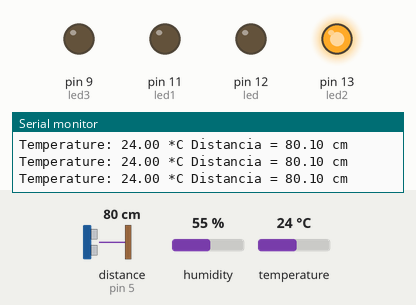
Recording of a sketch running on a simulated Arduino Uno, built with avr-gcc and run on an emulated ATmega328P. Shown: output pins drawn as LEDs (lit = HIGH), the last lines printed to the serial monitor. Wiring (inferred from the names in the program): ultrasonic range finder: trigger pin 6; echo pin 5. Dashed ring = blinking. The test bench sets the inputs (shaded band); at power-on: temperature 24 °C, distance to the obstacle (sensor on pin 5) 80 cm, humidity 55 %. The echo pulse lasts 58.3 µs per cm; pins used as bus, display or sensor lines are not drawn.

Above: at 1.2 s.
1.3 s: temperature set to 26 °C
3.5 s: temperature set to 29 °C
At 4.45 s:
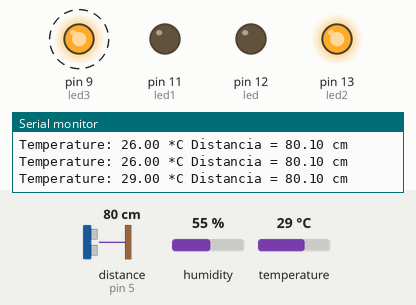
7.1 s: distance to the obstacle (sensor on pin 5) set to 2 cm
At 8.12 s:
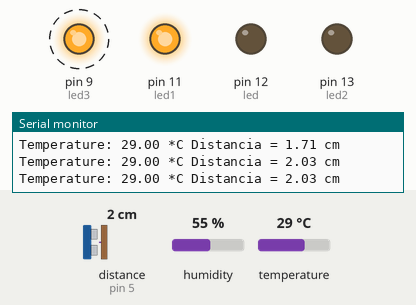
10.6 s: distance to the obstacle (sensor on pin 5) set to 4 cm
At 11.78 s:
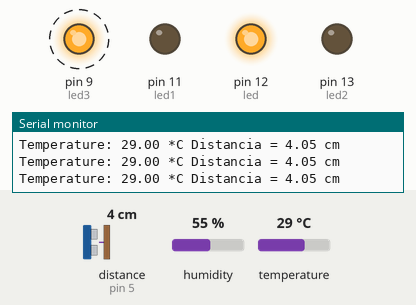
14.1 s: temperature set to 12 °C
At 15.3 s:
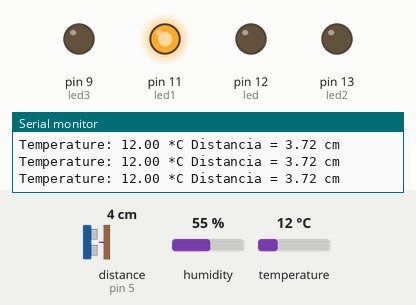
20.3 s: humidity set to 33 %
22.4 s: humidity set to 30 %
At 23.8 s:
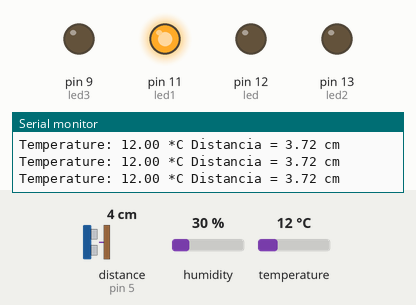
Timing chart, 0 to 25.4 s (numbered marks = the images above; inputs shaded):
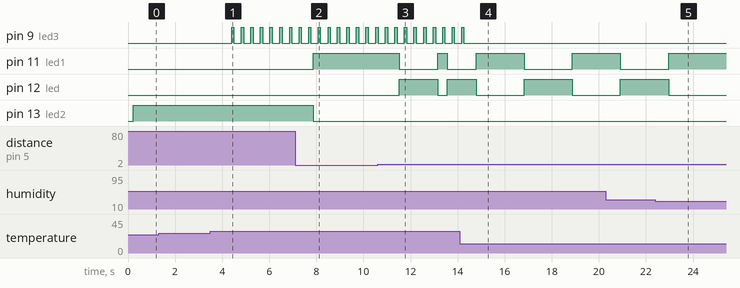

The sketch:

Codigo.ino
```cpp
#include "DHT.h"
#define DHTTYPE DHT11 // DHT 11

const int trigger = 6;  // Pin digital 2 para el Trigger del sensor
const int echo = 5;     // Pin digital 3 para el Echo del sensor
const int led1 = 11;
const int led = 12;
const int led2 = 13;
const int led3 = 9;
const int DHTPin = 8;

DHT dht(DHTPin, DHTTYPE);
float dist;

void setup() {
  Serial.begin(9600);
  pinMode(trigger, OUTPUT);
  pinMode(echo, INPUT);
  pinMode(led, OUTPUT);
  pinMode(led1, OUTPUT);
  pinMode(led2, OUTPUT);
  pinMode(led3, OUTPUT);
  dht.begin();
}

void loop() {
  // Measure distance
  digitalWrite(trigger, HIGH);
  delayMicroseconds(5);
  digitalWrite(trigger, LOW);
  delayMicroseconds(10);

  dist = pulseIn(echo, HIGH);
  dist = dist / 58;

  Serial.print("Distancia = ");
  Serial.print(dist);
  Serial.print(" cm");
  Serial.write(10);
  delay(200);

  // Measure temperature
  float t = dht.readTemperature();
  Serial.print("Temperature: ");
  Serial.print(t);
  Serial.print(" *C ");

  // Temperature LED logic
  if(t > 27) {
    digitalWrite(led3, HIGH);
    delay(100);
    digitalWrite(led3, LOW);
    delay(100);
  } else {
    digitalWrite(led3, LOW);
  }

  // Distance LED logic
  if(dist <= 4) {
    digitalWrite(led1, HIGH);
    digitalWrite(led, LOW);
    digitalWrite(led2, LOW);
  } else if(dist > 4 && dist <= 10) {
    digitalWrite(led, HIGH);
    digitalWrite(led1, LOW);
    digitalWrite(led2, LOW);
  } else {
    digitalWrite(led2, HIGH);
    digitalWrite(led1, LOW);
    digitalWrite(led, LOW);
  }
}
```

Measured:
- the behaviour switches between 27 and 28 °C on temperature (found by bisection; images 0 and 1)
- after the input at 3.5 s, pin 9 (led3): alternates HIGH for 0.10 s and LOW for 0.31 s, starting after 0.90 s
- after the input at 7.1 s, pin 11 (led1): LOW → HIGH after 0.77 s; pin 13 (led2): HIGH → LOW after 0.77 s
- after the input at 10.6 s, pin 11 (led1): HIGH → LOW after 0.93 s, → HIGH 1.6 s later, → LOW 0.40 s later; pin 12 (led): LOW → HIGH after 0.93 s, → LOW 1.6 s later, → HIGH 0.40 s later
- after the input at 14.1 s, pin 9 (led3): goes on until 14.3 s, then stays LOW
- after the input at 22.4 s, pin 11 (led1): goes on until 23.0 s, then stays HIGH; pin 12 (led): goes on until 23.0 s, then stays LOW
